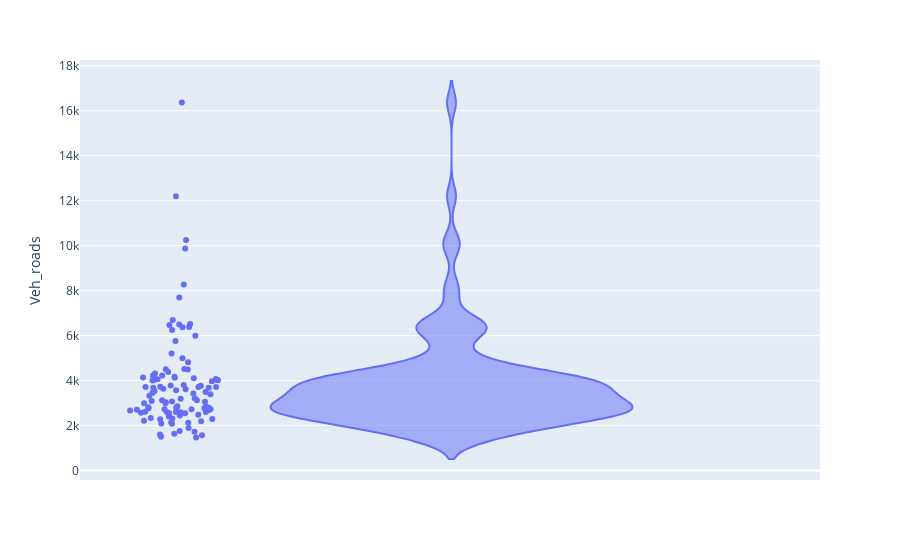

Write notebook code for a chart like this one.
### Code cell
# Let's analyze the ratio between vehicles and road network in km
fig = px.violin(ISTAT_agg, y="Veh_roads",points='all', hover_name='Province')
fig.show()
# We can see that Napoli, Milano, Roma and Monza do have a great number of vehicles when road network is taken into account
# It is not a case that these cities do have very traffic roads
# Provinces like Nuoro, Oristano and Campobasso are on the other side of medal

### Figure 1 — Plotly figure (JSON) as saved in the notebook; plotly's stock layout.template omitted (floating-point values rounded to 4 significant figures)
{"data": [{"alignmentgroup": "True", "box": {"visible": false}, "hovertemplate": "<b>%{hovertext}</b><br><br>Veh_roads=%{y}<extra></extra>", "hovertext": ["Agrigento", "Alessandria", "Ancona", "Aosta", "Arezzo", "Ascoli Piceno", "Asti", "Avellino", "Bari", "Barletta-Andria-Trani", "Belluno", "Benevento", "Bergamo", "Biella", "Bologna", "Bolzano", "Brescia", "Brindisi", "Cagliari", "Caltanissetta", "Campobasso", "Caserta", "Catania", "Catanzaro", "Chieti", "Como", "Cosenza", "Cremona", "Crotone", "Cuneo", "Enna", "Fermo", "Ferrara", "Firenze", "Foggia", "Forli-Cesena", "Frosinone", "Genova", "Gorizia", "Grosseto", "Imperia", "Isernia", "L'Aquila", "La Spezia", "Latina", "Lecce", "Lecco", "Livorno", "Lodi", "Lucca", "Macerata", "Mantova", "Massa-Carrara", "Matera", "Messina", "Milano", "Modena", "Monza e della Brianza", "Napoli", "Novara", "Nuoro", "Oristano", "Padova", "Palermo", "Parma", "Pavia", "Perugia", "Pesaro-Urbino", "Pescara", "Piacenza", "Pisa", "Pistoia", "Pordenone", "Potenza", "Prato", "Ragusa", "Ravenna", "Reggio Calabria", "Reggio nell'Emilia", "Rieti", "Rimini", "Roma", "Rovigo", "Salerno", "Sassari", "Savona", "Siena", "Siracusa", "Sondrio", "Sud Sardegna", "Taranto", "Teramo", "Terni", "Torino", "Trapani", "Trento", "Treviso", "Trieste", "Udine", "Varese", "Venezia", "Verbania-Cusio-Ossola", "Vercelli", "Verona", "Vibo Valentia", "Vicenza", "Viterbo"], "legendgroup": "", "marker": {"color": "#636efa"}, "name": "", "offsetgroup": "", "orientation": "v", "points": "all", "scalegroup": "True", "showlegend": false, "type": "violin", "x0": " ", "xaxis": "x", "y": [3535.0, 2483.0, 4008.0, 3772.0, 2772.0, 2995.0, 2332.0, 2564.0, 4311.0, 4818.0, 2086.0, 2407.0, 5762.0, 3969.0, 4381.0, 3187.0, 4170.0, 2788.0, 3684.0, 2843.0, 1573.0, 5208.0, 6473.0, 3063.0, 2722.0, 6490.0, 2699.0, 3493.0, 2126.0, 2215.0, 2088.0, 3719.0, 2995.0, 6693.0, 2694.0, 3324.0, 3123.0, 6383.0, 4073.0, 2187.0, 3778.0, 1472.0, 2285.0, 3572.0, 4099.0, 2726.0, 5989.0, 4997.0, 4126.0, 3642.0, 2669.0, 2864.0, 3122.0, 1758.0, 4218.0, 12200.0, 3423.0, 10260.0, 16370.0, 4222.0, 1500.0, 1726.0, 4505.0, 6376.0, 2604.0, 2777.0, 2293.0, 2589.0, 4021.0, 2309.0, 4134.0, 3720.0, 3072.0, 1597.0, 8273.0, 2572.0, 3614.0, 3461.0, 3715.0, 1632.0, 4491.0, 9880.0, 2548.0, 4010.0, 2132.0, 3729.0, 2590.0, 2452.0, 2731.0, 1894.0, 3678.0, 2812.0, 3096.0, 6520.0, 3398.0, 3808.0, 4058.0, 7695.0, 2609.0, 6251.0, 4516.0, 3042.0, 2792.0, 4259.0, 2607.0, 4024.0, 3215.0], "y0": " ", "yaxis": "y"}], "layout": {"legend": {"tracegroupgap": 0}, "margin": {"t": 60}, "violinmode": "group", "xaxis": {"anchor": "y", "domain": [0, 1]}, "yaxis": {"anchor": "x", "domain": [0, 1], "title": {"text": "Veh_roads"}}}}
